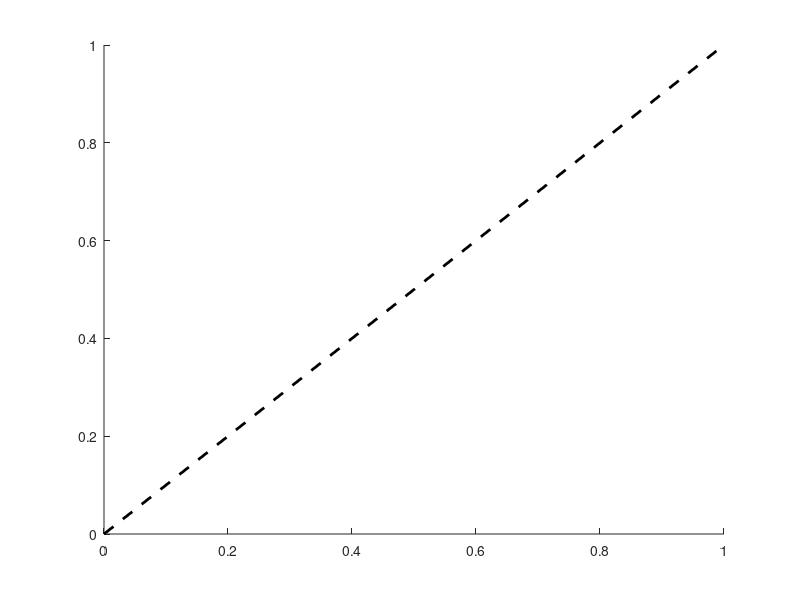

Reproduce this figure in MATLAB.
% dline.m
%
%      usage: dline()
%         by: mjaz
%       date: 05/01/07
%       e.g.: 
%    purpose: plot a diagonal line
%
function retval = dline(varargin)

args = varargin;
nargs = nargin;
ax=[];
if (nargs > 0) && (numel(args{1}) == 1) && ...
      ishandle(args{1}) && strcmp(get(args{1},'type'),'axes');
  ax = args{1};
  args = args(2:end);
  nargs = nargs-1;
else
  ax = gca;
end

axes(ax);

%eval(evalargs(args));

if exist('Color')~=1, Color = 'k';, end
if exist('LineStyle')~=1, LineStyle = '--';, end
if exist('LineWidth')~=1, LineWidth = 2;, end
if exist('delta')~=1, delta = 0;, end

stat_stack = ishold;		
hold on

xlims = xlim;
ylims = ylim;

ll = max([xlims(1) ylims(1)]);
ur = min([xlims(2) ylims(2)]);
retval = plot([ll ur]+delta/2,[ll ur]-delta/2,'Color',Color,'LineWidth',LineWidth,'LineStyle',LineStyle);
		
if ~stat_stack, hold off;, end
